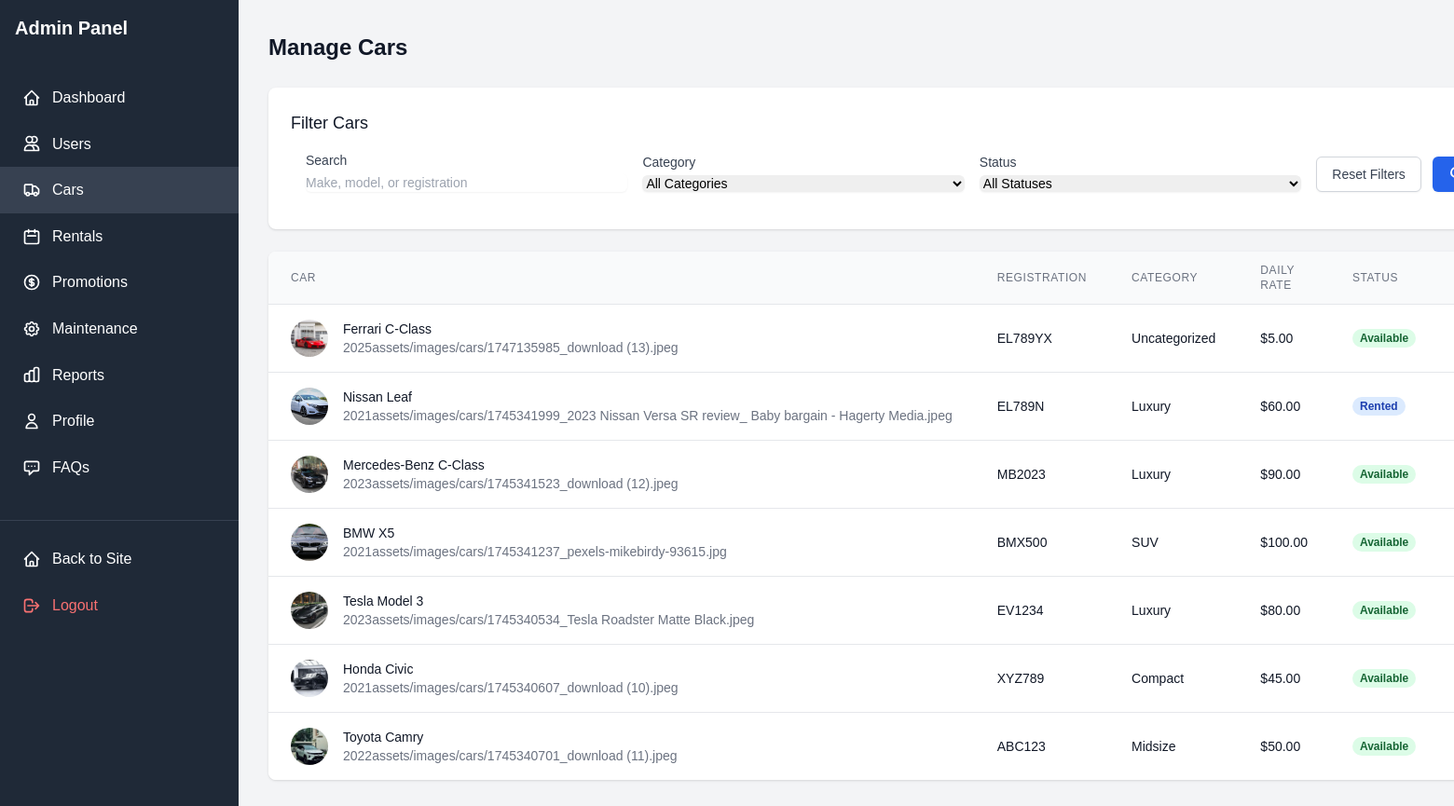
The page /index.php?page=admin&action=cars (signed in) on the database its author committed.
### tables this page shows
CREATE TABLE IF NOT EXISTS cars (
    car_id INT PRIMARY KEY AUTO_INCREMENT,
    make VARCHAR(50) NOT NULL,
    model VARCHAR(50) NOT NULL,
    year INT NOT NULL,
    registration_number VARCHAR(20) UNIQUE NOT NULL,
    daily_rate DECIMAL(10,2) NOT NULL,
    status ENUM('available', 'rented', 'maintenance') DEFAULT 'available',
    image_url VARCHAR(255),
    features TEXT,
    created_at TIMESTAMP DEFAULT CURRENT_TIMESTAMP
);

CREATE TABLE IF NOT EXISTS `car_categories` (
  `category_id` int(11) NOT NULL AUTO_INCREMENT,
  `name` varchar(50) NOT NULL,
  `description` text DEFAULT NULL,
  `created_at` timestamp NULL DEFAULT current_timestamp(),
  PRIMARY KEY (`category_id`),
  UNIQUE KEY `name` (`name`)
);

### index.php (called while the page is built, shortened)
<?php
$router = new Router();
$router->route();

### models/Car.php (called while the page is built, shortened)
<?php
class Car {
    private $db;
    public function __construct($db) {
        $this->db = $db;
    }
    public function getAllCars($search = '', $category = '', $status = '', $limit = null, $offset = null) {
        $sql = "SELECT c.*, cc.name as category_name
                FROM cars c
                LEFT JOIN car_categories cc ON c.category_id = cc.category_id
                WHERE 1=1";
        $params = [];
        $types = "";
        $sql .= " ORDER BY c.car_id DESC";
        if ($limit !== null && $offset !== null) {
            $sql .= " LIMIT ?, ?";
            $params[] = $offset;
            $params[] = $limit;
            $types .= "ii";
        }
        $stmt = $this->db->prepare($sql);
        if (!empty($params)) {
            $stmt->bind_param($types, ...$params);
        }
        $stmt->execute();
        $result = $stmt->get_result();
        $cars = [];
        while ($row = $result->fetch_assoc()) {
            $cars[] = $row;
        }
        return $cars;
    }
}

### views/admin/cars/list.php (the view, shortened to what this page needs)
<div class="bg-gray-100 min-h-screen">
    <div class="flex">
        <?php require 'views/admin/sidebar.php'; ?>
        <div class="flex-1 p-8">
            <div class="mb-6 flex justify-between items-center">
                <div>
                    <h1 class="text-2xl font-semibold text-gray-900">Manage Cars</h1>
                </div>
            </div>
            <div class="bg-white shadow rounded-lg mb-6">
                <div class="px-4 py-5 sm:p-6">
                    <h3 class="text-lg font-medium text-gray-900 mb-4">Filter Cars</h3>
                    <form action="index.php" method="GET" class="space-y-4 sm:space-y-0 sm:flex sm:items-end sm:space-x-4">
                        <div class="w-full sm:w-1/4">
                            <label for="search" class="block text-sm font-medium text-gray-700 mb-1">Search</label>
                            <input type="text" name="search" id="search" value="<?= htmlspecialchars($search ?? '') ?>" placeholder="Make, model, or registration" class="shadow-sm focus:ring-blue-500 focus:border-blue-500 block w-full sm:text-sm border-gray-300 rounded-md">
                        </div>
                        <div class="w-full sm:w-1/4">
                            <label for="category" class="block text-sm font-medium text-gray-700 mb-1">Category</label>
                            <select name="category" id="category" class="shadow-sm focus:ring-blue-500 focus:border-blue-500 block w-full sm:text-sm border-gray-300 rounded-md">
                                <option value="">All Categories</option>
                            </select>
                        </div>
                        <div class="w-full sm:w-1/4">
                            <label for="status" class="block text-sm font-medium text-gray-700 mb-1">Status</label>
                            <select name="status" id="status" class="shadow-sm focus:ring-blue-500 focus:border-blue-500 block w-full sm:text-sm border-gray-300 rounded-md">
                                <option value="">All Statuses</option>
                            </select>
                        </div>
                        <div class="flex justify-end">
                            <a href="index.php?page=admin&action=cars" class="mr-3 inline-flex items-center px-4 py-2 border border-gray-300 shadow-sm text-sm font-medium rounded-md text-gray-700 bg-white hover:bg-gray-50 focus:outline-none focus:ring-2 focus:ring-offset-2 focus:ring-blue-500">
                                Reset Filters
                            </a>
                            <button type="submit" class="inline-flex items-center px-4 py-2 border border-transparent shadow-sm text-sm font-medium rounded-md text-white bg-blue-600 hover:bg-blue-700 focus:outline-none focus:ring-2 focus:ring-offset-2 focus:ring-blue-500">
                                <svg class="h-5 w-5 mr-2" xmlns="http://www.w3.org/2000/svg" viewBox="0 0 20 20" fill="currentColor">
                                    <path fill-rule="evenodd" d="M8 4a4 4 0 100 8 4 4 0 000-8zM2 8a6 6 0 1110.89 3.476l4.817 4.817a1 1 0 01-1.414 1.414l-4.816-4.816A6 6 0 012 8z" clip-rule="evenodd" />
                                </svg>
                            </button>
                        </div>
                    </form>
                </div>
            </div>
            <div class="bg-white shadow overflow-hidden sm:rounded-lg">
                <?php if (empty($cars)): ?>
                    <div class="px-4 py-5 sm:p-6 text-center">
                        <p class="text-gray-500">No cars found matching your criteria.</p>
                        <a href="index.php?page=admin&action=cars&subaction=add" class="mt-3 inline-flex items-center px-4 py-2 border border-transparent text-sm font-medium rounded-md shadow-sm text-white bg-blue-600 hover:bg-blue-700">
                            Add New Car
                        </a>
                    </div>
                <?php else: ?>
                    <div class="overflow-x-auto">
                        <table class="min-w-full divide-y divide-gray-200">
                            <thead class="bg-gray-50">
                                <tr>
                                    <th scope="col" class="px-6 py-3 text-left text-xs font-medium text-gray-500 uppercase tracking-wider">
                                        Car
                                    </th>
                                    <th scope="col" class="px-6 py-3 text-left text-xs font-medium text-gray-500 uppercase tracking-wider">
                                        Registration
                                    </th>
                                    <th scope="col" class="px-6 py-3 text-left text-xs font-medium text-gray-500 uppercase tracking-wider">
                                        Category
                                    </th>
                                    <th scope="col" class="px-6 py-3 text-left text-xs font-medium text-gray-500 uppercase tracking-wider">
                                        Daily Rate
                                    </th>
                                    <th scope="col" class="px-6 py-3 text-left text-xs font-medium text-gray-500 uppercase tracking-wider">
                                        Status
                                    </th>
                                    <th scope="col" class="px-6 py-3 text-right text-xs font-medium text-gray-500 uppercase tracking-wider">
                                    </th>
                                </tr>
                            </thead>
                            <tbody class="bg-white divide-y divide-gray-200">
                                <?php foreach ($cars as $car): ?>
                                    <tr>
                                        <td class="px-6 py-4 whitespace-nowrap">
                                            <div class="flex items-center">
                                                <div class="flex-shrink-0 h-10 w-10">
                                                    <?php if (!empty($car['image_url'])): ?>
                                                        <img class="h-10 w-10 rounded-full object-cover" src="<?= $car['image_url'] ?>" alt="">
                                                    <?php endif; ?>
                                                </div>
                                                <div class="ml-4">
                                                    <div class="text-sm font-medium text-gray-900">
                                                        <?= htmlspecialchars($car['make'] . ' ' . $car['model']) ?>
                                                    </div>
                                                    <div class="text-sm text-gray-500">
                                                        <?= htmlspecialchars($car['year']) . $car['image_url']?>
                                                    </div>
                                                </div>
                                            </div>
                                        </td>
                                        <td class="px-6 py-4 whitespace-nowrap">
                                            <div class="text-sm text-gray-900"><?= htmlspecialchars($car['registration_number']) ?></div>
                                        </td>
                                        <td class="px-6 py-4 whitespace-nowrap">
                                            <div class="text-sm text-gray-900"><?= htmlspecialchars($car['category_name'] ?? 'Uncategorized') ?></div>
                                        </td>
                                        <td class="px-6 py-4 whitespace-nowrap">
                                            <div class="text-sm text-gray-900">$<?= number_format($car['daily_rate'], 2) ?></div>
                                        </td>
                                        <td class="px-6 py-4 whitespace-nowrap">
                                            <span class="px-2 inline-flex text-xs leading-5 font-semibold rounded-full
                                                <?php
                                                    if ($car['status'] === 'available') echo 'bg-green-100 text-green-800';
                                                    elseif ($car['status'] === 'rented') echo 'bg-blue-100 text-blue-800';
                                                    else echo 'bg-red-100 text-red-800';
                                                ?>">
                                                <?= ucfirst($car['status']) ?>
                                            </span>
                                        </td>
                                        <td class="px-6 py-4 whitespace-nowrap text-right text-sm font-medium">
                                        </td>
                                    </tr>
                                <?php endforeach; ?>
                            </tbody>
                        </table>
                    </div>
                <?php endif; ?>
            </div>
        </div>
    </div>
</div>

### assets/css/style.css (style rules this page uses)
:root { --primary-color: #3498db; --secondary-color: #2ecc71; --dark-color: #2c3e50; --light-color: #ecf0f1; }
body { font-family: 'Arial', sans-serif; line-height: 1.6; margin: 0; padding: 0; }

### rows shown on the page
cars: image_url (picture), make+model "Ferrari C-Class", year "2025", image_url "assets/images/cars/1747135985_download (13).jpeg", registration_number "EL789YX", category_name "Uncategorized", daily_rate "5.00", status "Available"
cars: image_url (picture), make+model "Nissan Leaf", year "2021", image_url "assets/images/cars/1745341999_2023 Nissan Versa SR review_ Baby bargain - Hagerty Media.jpeg", registration_number "EL789N", category.name "Luxury", daily_rate "60.00", status "Rented"
cars: image_url (picture), make+model "Mercedes-Benz C-Class", year "2023", image_url "assets/images/cars/1745341523_download (12).jpeg", registration_number "MB2023", category.name "Luxury", daily_rate "90.00", status "Available"
cars: image_url (picture), make+model "BMW X5", year "2021", image_url "assets/images/cars/1745341237_pexels-mikebirdy-93615.jpg", registration_number "BMX500", category.name "SUV", daily_rate "100.00", status "Available"
cars: image_url (picture), make+model "Tesla Model 3", year "2023", image_url "assets/images/cars/1745340534_Tesla Roadster Matte Black.jpeg", registration_number "EV1234", category.name "Luxury", daily_rate "80.00", status "Available"
cars: image_url (picture), make+model "Honda Civic", year "2021", image_url "assets/images/cars/1745340607_download (10).jpeg", registration_number "XYZ789", category.name "Compact", daily_rate "45.00", status "Available"
cars: image_url (picture), make+model "Toyota Camry", year "2022", image_url "assets/images/cars/1745340701_download (11).jpeg", registration_number "ABC123", category.name "Midsize", daily_rate "50.00", status "Available"
